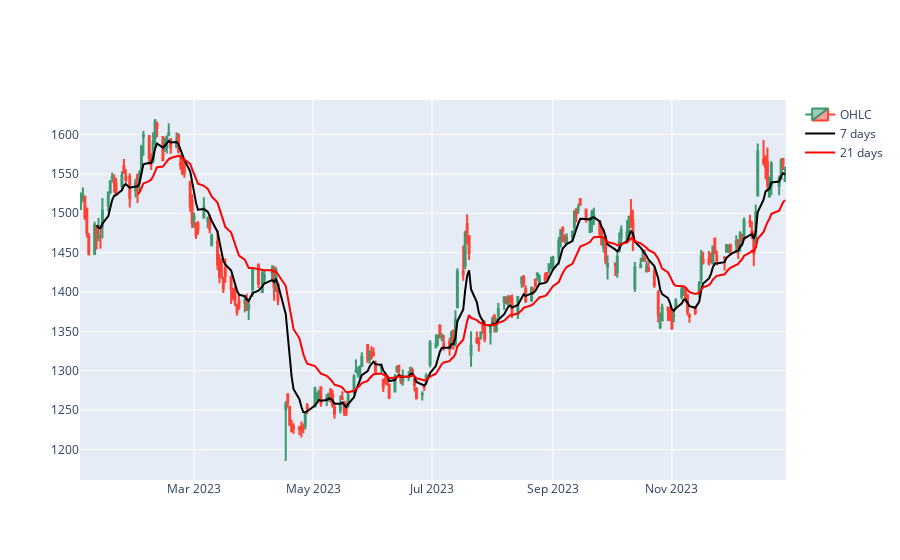

Notebook code for this chart:
### Markdown cell above
# Entry Exit Indicator using EMA

1] when fast EMA cuts slow EMA from the bottom the signal is "buy"

2] when fast EMA cuts slow EMA from the above the signal is "sell"

Note: you can use other pairs of EMA also

### Code cell
# ohlc plot with fast and slow EMA
fn.ohlc_ma_chart(dataframe=df,ma_feature1='EXPONENTIAL_MA_7',ma_feature2='EXPONENTIAL_MA_21',name1='7 days',name2='21 days',color1='black',color2='red')

### Figure 1 — Plotly figure (JSON) as saved in the notebook; plotly's stock layout.template omitted (floating-point values rounded to 4 significant figures; data arrays with more than 128 entries replaced by an {"elided": "..."} marker saying what was removed)
{"data": [{"close": {"elided": "245 float values"}, "high": {"elided": "245 float values"}, "low": {"elided": "245 float values"}, "name": "OHLC", "open": {"elided": "245 float values"}, "type": "candlestick", "x": {"elided": "245 str values"}}, {"line": {"color": "black"}, "mode": "lines", "name": "7 days", "type": "scatter", "x": {"elided": "245 str values"}, "y": {"elided": "245 float values"}}, {"line": {"color": "red"}, "mode": "lines", "name": "21 days", "type": "scatter", "x": {"elided": "245 str values"}, "y": {"elided": "245 float values"}}], "layout": {"xaxis": {"rangeslider": {"visible": false}}}}
